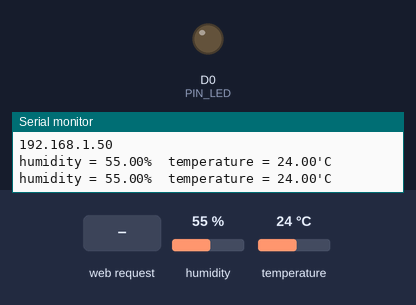
Simulated run of this sketch. Board: ESP8266 (NodeMCU). On the bench: output pins drawn as LEDs (lit = HIGH), the last lines printed to the serial monitor. Wiring (inferred from the names in the program): DHT11 sensor: data D5. The test bench sets the inputs (shaded band); at power-on: humidity 55 %, temperature 24 °C. WiFi joins after 1.5 s; servers stay silent unless stated.

Above: at 2.7 s.
2.8 s: HTTP request GET /ledon received
At 4.7 s:
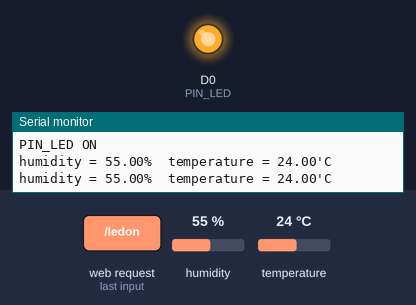
5.0 s: HTTP request GET /ledoff received
At 6.9 s:
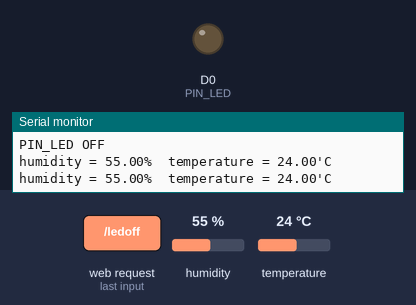
Timing chart, 0 to 8.4 s (numbered marks = the images above; inputs shaded):
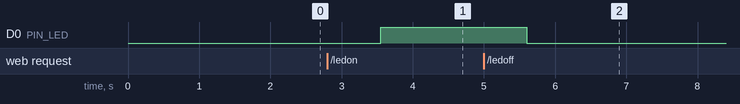

Measured:
- after the input at 2.8 s, D0 (PIN_LED): LOW → HIGH after 0.75 s
- after the input at 5.0 s, D0 (PIN_LED): HIGH → LOW after 0.60 s

The sketch:

app_browser_led1.ino
```cpp
#include <ESP8266WiFi.h>
#include <dht.h>

#define	SSID		"3Sticks"
#define	PASSWORD	""

/*
 *	TODO: GPIO pin configuration
 *
 *		1.	define GPIO pin no. of nodeMCU  for  DHT11 temperature sensor signal pin
 *		2.	define GPIO pin no. of nodeMCU  for  PIN_LED   switch signal pin, ( D0 = 16)
 *			refer to breadboard schematic
 */

#define PIN_DHT D5
#define PIN_LED D0

const char* ssid = "3Sticks";
const char* password = "";

unsigned char status_led=0;
WiFiServer server(80);

String web;
dht    DHT;

void setup() {
  Serial.begin(115200);
  pinMode(PIN_LED, OUTPUT);
  Serial.println();
  Serial.println();
  Serial.print("Connecting to ");
  Serial.println(ssid);
  WiFi.begin(ssid, password);
  while (WiFi.status() != WL_CONNECTED)
  {
    delay(500);
    Serial.print(".");
  }
  Serial.println("");
  Serial.println("WiFi connected");
  server.begin();
  Serial.println("Server started");
  Serial.println(WiFi.localIP());
}

void loop() {

	readDHT11();	/*	read humidity and temperature */

  WiFiClient client = server.available();
  if (!client) {
    return;
  }

  Serial.println("new client");
  while(!client.available())
  {
    delay(1);
  }
  String req = client.readStringUntil('\r');
  Serial.println(req);
  client.flush();
  if (req.indexOf("/ledoff") != -1)
  {
    status_led=0;
    digitalWrite(PIN_LED,LOW);
    Serial.println("PIN_LED OFF");
  }
  else if(req.indexOf("/ledon") != -1)
  {
    status_led=1;
    digitalWrite(PIN_LED,HIGH);
    Serial.println("PIN_LED ON");
  }


  buildWebPage();
  client.print(web);

}


void buildWebPage()
{
  web = "HTTP/1.1 200 OK\r\nContent-Type: text/html\r\n\r\n";
  web += "<html>\r\n";
  web += "<head> <meta http-equiv=\"refresh\" content=\"1\" /> </head>" ;
  web += "<body>\r\n";
  web += "<h1>Switch LED, Temperature and Humidity Control & Status Dashboard </h1>\r\n";
  web += "<p>\r\n";

  web += "Current Temperature is : " ;
  web += String(DHT.temperature);
  web += "<p>\r\n";
  web += "Current Humidity    is : " ;
  web += String(DHT.humidity   );
  web += "<p>\r\n";

  /*  PIN_LED status  */
  if(status_led==1)
      web += "PIN_LED On\r\n";
  else
      web += "PIN_LED Off\r\n";

  web += "</p>\r\n";
  web += "</p>\r\n";

  /*  Button PIN_LED On   */
  web += "<a href=\"/ledon\">\r\n";
  web += "<button>PIN_LED On</button >\r\n";
  web += "</a>\r\n";
  web += "</p>\r\n";

  /*  Button PIN_LED OFF  */
  web += "<a href=\"/ledoff\">\r\n";
  web += "<button>PIN_LED Off</button >\r\n";
  web += "</a>\r\n";

  web += "</body>\r\n";
  web += "</html>\r\n";


}


/*
	Read humidity and temperature from DHT11 sensor
**/

void readDHT11(){

  DHT.read11(PIN_DHT);			/*	read value */

  Serial.print("humidity = ");	/*	humidity	*/
  Serial.print(DHT.humidity);
  Serial.print("%  ");

	Serial.print("temperature = ");	/*	temperature	*/
  Serial.print(DHT.temperature);
  Serial.print("'C  ");

  Serial.println("")  ;

	delay(1000);	/*	read once every 2 seconds due to sensor tolerance	*/

  }
```
